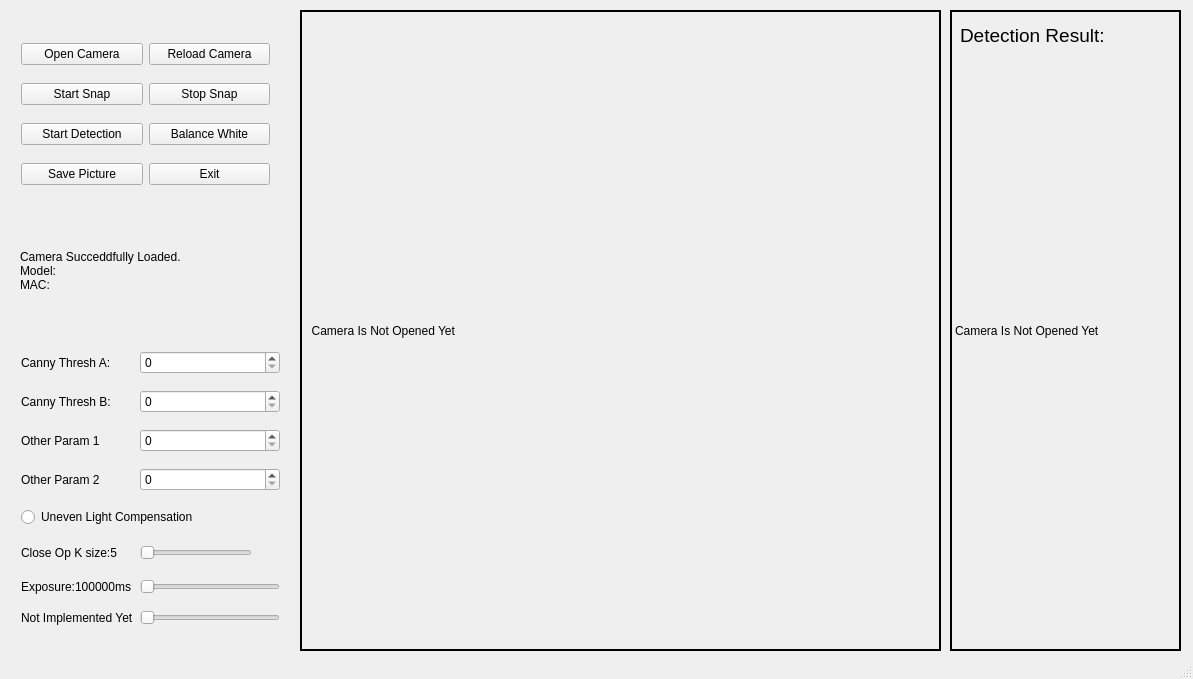
<?xml version="1.0" encoding="UTF-8"?>
<ui version="4.0">
 <class>WorkpieceIdentificationClass</class>
 <widget class="QMainWindow" name="WorkpieceIdentificationClass">
  <property name="geometry">
   <rect>
    <x>0</x>
    <y>0</y>
    <width>1193</width>
    <height>679</height>
   </rect>
  </property>
  <property name="windowTitle">
   <string>WorkpieceIdentification</string>
  </property>
  <widget class="QWidget" name="centralWidget">
   <widget class="QWidget" name="gridLayoutWidget">
    <property name="geometry">
     <rect>
      <x>10</x>
      <y>20</y>
      <width>271</width>
      <height>191</height>
     </rect>
    </property>
    <layout class="QGridLayout" name="gridLayout">
     <item row="0" column="1">
      <widget class="QPushButton" name="pushButton_openCamera">
       <property name="text">
        <string>Open Camera</string>
       </property>
      </widget>
     </item>
     <item row="2" column="1">
      <widget class="QPushButton" name="pushButton_startDetection">
       <property name="text">
        <string>Start Detection</string>
       </property>
      </widget>
     </item>
     <item row="3" column="2">
      <widget class="QPushButton" name="pushButton_exit">
       <property name="text">
        <string>Exit</string>
       </property>
      </widget>
     </item>
     <item row="0" column="2">
      <widget class="QPushButton" name="pushButton_reloadCamera">
       <property name="text">
        <string>Reload Camera</string>
       </property>
      </widget>
     </item>
     <item row="2" column="2">
      <widget class="QPushButton" name="pushButton_balanceWhite">
       <property name="text">
        <string>Balance White</string>
       </property>
      </widget>
     </item>
     <item row="3" column="1">
      <widget class="QPushButton" name="pushButton_savePicture">
       <property name="text">
        <string>Save Picture</string>
       </property>
      </widget>
     </item>
     <item row="1" column="1">
      <widget class="QPushButton" name="pushButton_startSnap">
       <property name="text">
        <string>Start Snap</string>
       </property>
      </widget>
     </item>
     <item row="1" column="2">
      <widget class="QPushButton" name="pushButton_stopSnap">
       <property name="text">
        <string>Stop Snap</string>
       </property>
      </widget>
     </item>
    </layout>
   </widget>
   <widget class="QWidget" name="gridLayoutWidget_2">
    <property name="geometry">
     <rect>
      <x>10</x>
      <y>330</y>
      <width>281</width>
      <height>321</height>
     </rect>
    </property>
    <layout class="QGridLayout" name="gridLayout_2">
     <item row="4" column="0" colspan="2">
      <widget class="QRadioButton" name="radioButton_unevenLight">
       <property name="text">
        <string>Uneven Light Compensation</string>
       </property>
      </widget>
     </item>
     <item row="6" column="0">
      <widget class="QLabel" name="label_6">
       <property name="text">
        <string>Exposure:100000ms</string>
       </property>
      </widget>
     </item>
     <item row="5" column="0">
      <widget class="QLabel" name="label_5">
       <property name="text">
        <string>Close Op K size:5</string>
       </property>
      </widget>
     </item>
     <item row="5" column="1">
      <widget class="QSlider" name="horizontalSlider_closeKSize">
       <property name="minimumSize">
        <size>
         <width>112</width>
         <height>20</height>
        </size>
       </property>
       <property name="maximumSize">
        <size>
         <width>112</width>
         <height>20</height>
        </size>
       </property>
       <property name="orientation">
        <enum>Qt::Horizontal</enum>
       </property>
      </widget>
     </item>
     <item row="3" column="0">
      <widget class="QLabel" name="label_4">
       <property name="text">
        <string>Other Param 2</string>
       </property>
      </widget>
     </item>
     <item row="0" column="0">
      <widget class="QLabel" name="label">
       <property name="text">
        <string>Canny Thresh A:</string>
       </property>
      </widget>
     </item>
     <item row="2" column="0">
      <widget class="QLabel" name="label_3">
       <property name="text">
        <string>Other Param 1</string>
       </property>
      </widget>
     </item>
     <item row="6" column="1">
      <widget class="QSlider" name="horizontalSlider_exposureTime">
       <property name="orientation">
        <enum>Qt::Horizontal</enum>
       </property>
      </widget>
     </item>
     <item row="1" column="0">
      <widget class="QLabel" name="label_2">
       <property name="text">
        <string>Canny Thresh B:</string>
       </property>
      </widget>
     </item>
     <item row="7" column="0">
      <widget class="QLabel" name="label_7">
       <property name="text">
        <string>Not Implemented Yet</string>
       </property>
      </widget>
     </item>
     <item row="7" column="1">
      <widget class="QSlider" name="horizontalSlider_3">
       <property name="orientation">
        <enum>Qt::Horizontal</enum>
       </property>
      </widget>
     </item>
     <item row="0" column="1">
      <widget class="QSpinBox" name="spinBox_cannyA"/>
     </item>
     <item row="1" column="1">
      <widget class="QSpinBox" name="spinBox_cannyB"/>
     </item>
     <item row="2" column="1">
      <widget class="QSpinBox" name="spinBox_3"/>
     </item>
     <item row="3" column="1">
      <widget class="QSpinBox" name="spinBox_4"/>
     </item>
    </layout>
   </widget>
   <widget class="QLabel" name="label_display">
    <property name="geometry">
     <rect>
      <x>300</x>
      <y>10</y>
      <width>641</width>
      <height>641</height>
     </rect>
    </property>
    <property name="styleSheet">
     <string notr="true">border: 2px solid #000000; </string>
    </property>
    <property name="text">
     <string>  Camera Is Not Opened Yet</string>
    </property>
   </widget>
   <widget class="QLabel" name="label_9">
    <property name="geometry">
     <rect>
      <x>960</x>
      <y>10</y>
      <width>211</width>
      <height>51</height>
     </rect>
    </property>
    <property name="text">
     <string>&lt;html&gt;&lt;head/&gt;&lt;body&gt;&lt;p&gt;&lt;span style=&quot; font-size:14pt;&quot;&gt;Detection Result:&lt;/span&gt;&lt;/p&gt;&lt;/body&gt;&lt;/html&gt;</string>
    </property>
   </widget>
   <widget class="QLabel" name="label_showResult">
    <property name="geometry">
     <rect>
      <x>950</x>
      <y>10</y>
      <width>231</width>
      <height>641</height>
     </rect>
    </property>
    <property name="styleSheet">
     <string notr="true">border: 2px solid #000000; </string>
    </property>
    <property name="text">
     <string>Camera Is Not Opened Yet</string>
    </property>
   </widget>
   <widget class="QLabel" name="label_cameraInfo">
    <property name="geometry">
     <rect>
      <x>20</x>
      <y>230</y>
      <width>271</width>
      <height>81</height>
     </rect>
    </property>
    <property name="text">
     <string>Camera Succeddfully Loaded.
Model:
MAC:</string>
    </property>
   </widget>
   <zorder>gridLayoutWidget</zorder>
   <zorder>gridLayoutWidget_2</zorder>
   <zorder>label_display</zorder>
   <zorder>label_showResult</zorder>
   <zorder>label_9</zorder>
   <zorder>label_cameraInfo</zorder>
  </widget>
  <widget class="QStatusBar" name="statusBar"/>
 </widget>
 <layoutdefault spacing="6" margin="11"/>
 <resources>
  <include location="WorkpieceIdentification.qrc"/>
 </resources>
 <connections/>
 <slots>
  <slot>slot_pushButton_openCamera()</slot>
  <slot>slot_pushButton_balanceWhite()</slot>
  <slot>slot_pushButton_savePicture()</slot>
  <slot>slot_pushButton_exit()</slot>
  <slot>slot_pushButton_startDetection()</slot>
  <slot>slot_lineEdit_cannyA()</slot>
  <slot>slot_lineEdit_cannyB()</slot>
  <slot>slot_radioButton_unevenLight()</slot>
  <slot>slot_slider_closeKSize()</slot>
  <slot>slot_slider_exposureTime()</slot>
 </slots>
</ui>
